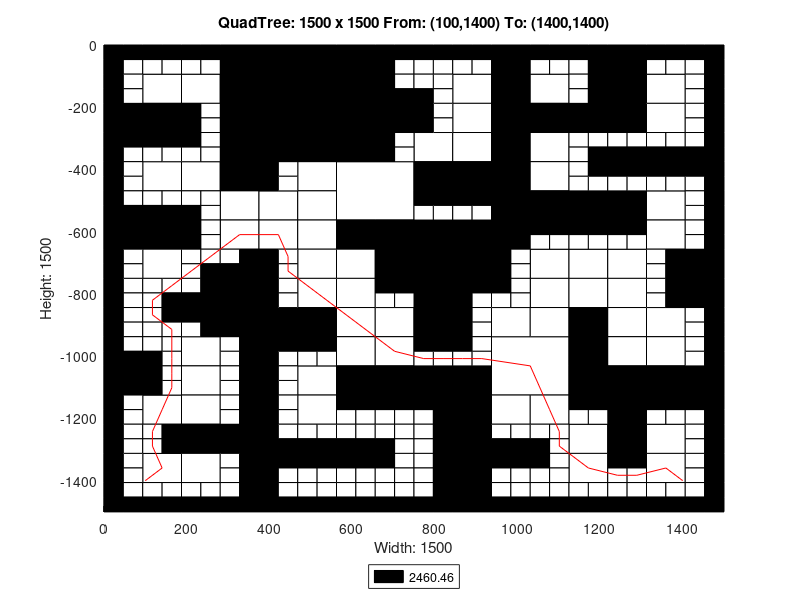

MATLAB code for this plot:
axis([0 1500 -1500 0]);
title('QuadTree: 1500 x 1500 From: (100,1400) To: (1400,1400)');
xlabel('Width: 1500');
ylabel('Height: 1500');
rectangle('Position',[375 -187.5 187.5 187.5], 'FaceColor',[0 0 0]);
rectangle('Position',[375 -375 187.5 187.5], 'FaceColor',[0 0 0]);
rectangle('Position',[562.5 -562.5 187.5 187.5], 'FaceColor',[1 1 1]);
rectangle('Position',[750 -750 187.5 187.5], 'FaceColor',[0 0 0]);
rectangle('Position',[937.5 -1125 187.5 187.5], 'FaceColor',[1 1 1]);
rectangle('Position',[93.75 -187.5 93.75 93.75], 'FaceColor',[1 1 1]);
rectangle('Position',[281.25 -93.75 93.75 93.75], 'FaceColor',[0 0 0]);
rectangle('Position',[187.5 -187.5 93.75 93.75], 'FaceColor',[1 1 1]);
rectangle('Position',[281.25 -187.5 93.75 93.75], 'FaceColor',[0 0 0]);
rectangle('Position',[0 -281.25 93.75 93.75], 'FaceColor',[0 0 0]);
rectangle('Position',[93.75 -281.25 93.75 93.75], 'FaceColor',[0 0 0]);
rectangle('Position',[281.25 -281.25 93.75 93.75], 'FaceColor',[0 0 0]);
rectangle('Position',[281.25 -375 93.75 93.75], 'FaceColor',[0 0 0]);
rectangle('Position',[562.5 -93.75 93.75 93.75], 'FaceColor',[0 0 0]);
rectangle('Position',[562.5 -187.5 93.75 93.75], 'FaceColor',[0 0 0]);
rectangle('Position',[562.5 -281.25 93.75 93.75], 'FaceColor',[0 0 0]);
rectangle('Position',[656.25 -281.25 93.75 93.75], 'FaceColor',[0 0 0]);
rectangle('Position',[562.5 -375 93.75 93.75], 'FaceColor',[0 0 0]);
rectangle('Position',[93.75 -468.75 93.75 93.75], 'FaceColor',[1 1 1]);
rectangle('Position',[187.5 -468.75 93.75 93.75], 'FaceColor',[1 1 1]);
rectangle('Position',[281.25 -468.75 93.75 93.75], 'FaceColor',[0 0 0]);
rectangle('Position',[281.25 -562.5 93.75 93.75], 'FaceColor',[1 1 1]);
rectangle('Position',[0 -656.25 93.75 93.75], 'FaceColor',[0 0 0]);
rectangle('Position',[93.75 -656.25 93.75 93.75], 'FaceColor',[0 0 0]);
rectangle('Position',[93.75 -750 93.75 93.75], 'FaceColor',[1 1 1]);
rectangle('Position',[281.25 -656.25 93.75 93.75], 'FaceColor',[1 1 1]);
rectangle('Position',[468.75 -468.75 93.75 93.75], 'FaceColor',[1 1 1]);
rectangle('Position',[375 -562.5 93.75 93.75], 'FaceColor',[1 1 1]);
rectangle('Position',[468.75 -562.5 93.75 93.75], 'FaceColor',[1 1 1]);
rectangle('Position',[375 -656.25 93.75 93.75], 'FaceColor',[1 1 1]);
rectangle('Position',[468.75 -656.25 93.75 93.75], 'FaceColor',[1 1 1]);
rectangle('Position',[468.75 -750 93.75 93.75], 'FaceColor',[1 1 1]);
rectangle('Position',[562.5 -656.25 93.75 93.75], 'FaceColor',[0 0 0]);
rectangle('Position',[656.25 -656.25 93.75 93.75], 'FaceColor',[0 0 0]);
rectangle('Position',[562.5 -750 93.75 93.75], 'FaceColor',[1 1 1]);
rectangle('Position',[656.25 -750 93.75 93.75], 'FaceColor',[0 0 0]);
rectangle('Position',[843.75 -187.5 93.75 93.75], 'FaceColor',[1 1 1]);
rectangle('Position',[937.5 -93.75 93.75 93.75], 'FaceColor',[0 0 0]);
rectangle('Position',[937.5 -187.5 93.75 93.75], 'FaceColor',[0 0 0]);
rectangle('Position',[1031.25 -187.5 93.75 93.75], 'FaceColor',[1 1 1]);
rectangle('Position',[843.75 -281.25 93.75 93.75], 'FaceColor',[1 1 1]);
rectangle('Position',[750 -375 93.75 93.75], 'FaceColor',[1 1 1]);
rectangle('Position',[843.75 -375 93.75 93.75], 'FaceColor',[1 1 1]);
rectangle('Position',[937.5 -281.25 93.75 93.75], 'FaceColor',[0 0 0]);
rectangle('Position',[1031.25 -281.25 93.75 93.75], 'FaceColor',[0 0 0]);
rectangle('Position',[937.5 -375 93.75 93.75], 'FaceColor',[0 0 0]);
rectangle('Position',[1031.25 -375 93.75 93.75], 'FaceColor',[1 1 1]);
rectangle('Position',[1218.75 -93.75 93.75 93.75], 'FaceColor',[0 0 0]);
rectangle('Position',[1218.75 -187.5 93.75 93.75], 'FaceColor',[0 0 0]);
rectangle('Position',[1312.5 -187.5 93.75 93.75], 'FaceColor',[1 1 1]);
rectangle('Position',[1125 -281.25 93.75 93.75], 'FaceColor',[0 0 0]);
rectangle('Position',[1218.75 -281.25 93.75 93.75], 'FaceColor',[0 0 0]);
rectangle('Position',[1312.5 -281.25 93.75 93.75], 'FaceColor',[1 1 1]);
rectangle('Position',[750 -468.75 93.75 93.75], 'FaceColor',[0 0 0]);
rectangle('Position',[843.75 -468.75 93.75 93.75], 'FaceColor',[0 0 0]);
rectangle('Position',[937.5 -468.75 93.75 93.75], 'FaceColor',[0 0 0]);
rectangle('Position',[1031.25 -468.75 93.75 93.75], 'FaceColor',[1 1 1]);
rectangle('Position',[937.5 -562.5 93.75 93.75], 'FaceColor',[0 0 0]);
rectangle('Position',[1031.25 -562.5 93.75 93.75], 'FaceColor',[0 0 0]);
rectangle('Position',[937.5 -656.25 93.75 93.75], 'FaceColor',[0 0 0]);
rectangle('Position',[1031.25 -750 93.75 93.75], 'FaceColor',[1 1 1]);
rectangle('Position',[1125 -562.5 93.75 93.75], 'FaceColor',[0 0 0]);
rectangle('Position',[1218.75 -562.5 93.75 93.75], 'FaceColor',[0 0 0]);
rectangle('Position',[1312.5 -562.5 93.75 93.75], 'FaceColor',[1 1 1]);
rectangle('Position',[1125 -750 93.75 93.75], 'FaceColor',[1 1 1]);
rectangle('Position',[1218.75 -750 93.75 93.75], 'FaceColor',[1 1 1]);
rectangle('Position',[1312.5 -656.25 93.75 93.75], 'FaceColor',[1 1 1]);
rectangle('Position',[1406.25 -750 93.75 93.75], 'FaceColor',[0 0 0]);
rectangle('Position',[281.25 -843.75 93.75 93.75], 'FaceColor',[0 0 0]);
rectangle('Position',[281.25 -937.5 93.75 93.75], 'FaceColor',[0 0 0]);
rectangle('Position',[0 -1125 93.75 93.75], 'FaceColor',[0 0 0]);
rectangle('Position',[187.5 -1031.25 93.75 93.75], 'FaceColor',[1 1 1]);
rectangle('Position',[187.5 -1125 93.75 93.75], 'FaceColor',[1 1 1]);
rectangle('Position',[468.75 -843.75 93.75 93.75], 'FaceColor',[1 1 1]);
rectangle('Position',[375 -937.5 93.75 93.75], 'FaceColor',[0 0 0]);
rectangle('Position',[468.75 -937.5 93.75 93.75], 'FaceColor',[0 0 0]);
rectangle('Position',[562.5 -843.75 93.75 93.75], 'FaceColor',[1 1 1]);
rectangle('Position',[562.5 -937.5 93.75 93.75], 'FaceColor',[1 1 1]);
rectangle('Position',[656.25 -937.5 93.75 93.75], 'FaceColor',[1 1 1]);
rectangle('Position',[468.75 -1125 93.75 93.75], 'FaceColor',[1 1 1]);
rectangle('Position',[562.5 -1031.25 93.75 93.75], 'FaceColor',[1 1 1]);
rectangle('Position',[656.25 -1031.25 93.75 93.75], 'FaceColor',[1 1 1]);
rectangle('Position',[562.5 -1125 93.75 93.75], 'FaceColor',[0 0 0]);
rectangle('Position',[656.25 -1125 93.75 93.75], 'FaceColor',[0 0 0]);
rectangle('Position',[93.75 -1218.75 93.75 93.75], 'FaceColor',[1 1 1]);
rectangle('Position',[187.5 -1218.75 93.75 93.75], 'FaceColor',[1 1 1]);
rectangle('Position',[187.5 -1312.5 93.75 93.75], 'FaceColor',[0 0 0]);
rectangle('Position',[281.25 -1312.5 93.75 93.75], 'FaceColor',[0 0 0]);
rectangle('Position',[93.75 -1406.25 93.75 93.75], 'FaceColor',[1 1 1]);
rectangle('Position',[187.5 -1406.25 93.75 93.75], 'FaceColor',[1 1 1]);
rectangle('Position',[468.75 -1218.75 93.75 93.75], 'FaceColor',[1 1 1]);
rectangle('Position',[750 -843.75 93.75 93.75], 'FaceColor',[0 0 0]);
rectangle('Position',[750 -937.5 93.75 93.75], 'FaceColor',[0 0 0]);
rectangle('Position',[1031.25 -843.75 93.75 93.75], 'FaceColor',[1 1 1]);
rectangle('Position',[937.5 -937.5 93.75 93.75], 'FaceColor',[1 1 1]);
rectangle('Position',[1031.25 -937.5 93.75 93.75], 'FaceColor',[1 1 1]);
rectangle('Position',[750 -1125 93.75 93.75], 'FaceColor',[0 0 0]);
rectangle('Position',[843.75 -1125 93.75 93.75], 'FaceColor',[0 0 0]);
rectangle('Position',[1125 -843.75 93.75 93.75], 'FaceColor',[1 1 1]);
rectangle('Position',[1218.75 -843.75 93.75 93.75], 'FaceColor',[1 1 1]);
rectangle('Position',[1125 -937.5 93.75 93.75], 'FaceColor',[0 0 0]);
rectangle('Position',[1218.75 -937.5 93.75 93.75], 'FaceColor',[1 1 1]);
rectangle('Position',[1406.25 -843.75 93.75 93.75], 'FaceColor',[0 0 0]);
rectangle('Position',[1312.5 -937.5 93.75 93.75], 'FaceColor',[1 1 1]);
rectangle('Position',[1125 -1031.25 93.75 93.75], 'FaceColor',[0 0 0]);
rectangle('Position',[1218.75 -1031.25 93.75 93.75], 'FaceColor',[1 1 1]);
rectangle('Position',[1125 -1125 93.75 93.75], 'FaceColor',[0 0 0]);
rectangle('Position',[1218.75 -1125 93.75 93.75], 'FaceColor',[0 0 0]);
rectangle('Position',[1312.5 -1031.25 93.75 93.75], 'FaceColor',[1 1 1]);
rectangle('Position',[1312.5 -1125 93.75 93.75], 'FaceColor',[0 0 0]);
rectangle('Position',[1406.25 -1125 93.75 93.75], 'FaceColor',[0 0 0]);
rectangle('Position',[843.75 -1218.75 93.75 93.75], 'FaceColor',[0 0 0]);
rectangle('Position',[843.75 -1312.5 93.75 93.75], 'FaceColor',[0 0 0]);
rectangle('Position',[937.5 -1218.75 93.75 93.75], 'FaceColor',[1 1 1]);
rectangle('Position',[1031.25 -1218.75 93.75 93.75], 'FaceColor',[1 1 1]);
rectangle('Position',[843.75 -1406.25 93.75 93.75], 'FaceColor',[0 0 0]);
rectangle('Position',[843.75 -1500 93.75 93.75], 'FaceColor',[0 0 0]);
rectangle('Position',[1218.75 -1218.75 93.75 93.75], 'FaceColor',[0 0 0]);
rectangle('Position',[1125 -1312.5 93.75 93.75], 'FaceColor',[1 1 1]);
rectangle('Position',[1218.75 -1312.5 93.75 93.75], 'FaceColor',[0 0 0]);
rectangle('Position',[1312.5 -1312.5 93.75 93.75], 'FaceColor',[1 1 1]);
rectangle('Position',[1125 -1406.25 93.75 93.75], 'FaceColor',[1 1 1]);
rectangle('Position',[1312.5 -1406.25 93.75 93.75], 'FaceColor',[1 1 1]);
rectangle('Position',[0 -46.875 46.875 46.875], 'FaceColor',[0 0 0]);
rectangle('Position',[46.875 -46.875 46.875 46.875], 'FaceColor',[0 0 0]);
rectangle('Position',[0 -93.75 46.875 46.875], 'FaceColor',[0 0 0]);
rectangle('Position',[46.875 -93.75 46.875 46.875], 'FaceColor',[1 1 1]);
rectangle('Position',[93.75 -46.875 46.875 46.875], 'FaceColor',[0 0 0]);
rectangle('Position',[140.625 -46.875 46.875 46.875], 'FaceColor',[0 0 0]);
rectangle('Position',[93.75 -93.75 46.875 46.875], 'FaceColor',[1 1 1]);
rectangle('Position',[140.625 -93.75 46.875 46.875], 'FaceColor',[1 1 1]);
rectangle('Position',[0 -140.625 46.875 46.875], 'FaceColor',[0 0 0]);
rectangle('Position',[46.875 -140.625 46.875 46.875], 'FaceColor',[1 1 1]);
rectangle('Position',[0 -187.5 46.875 46.875], 'FaceColor',[0 0 0]);
rectangle('Position',[46.875 -187.5 46.875 46.875], 'FaceColor',[1 1 1]);
rectangle('Position',[187.5 -46.875 46.875 46.875], 'FaceColor',[0 0 0]);
rectangle('Position',[234.375 -46.875 46.875 46.875], 'FaceColor',[0 0 0]);
rectangle('Position',[187.5 -93.75 46.875 46.875], 'FaceColor',[1 1 1]);
rectangle('Position',[234.375 -93.75 46.875 46.875], 'FaceColor',[1 1 1]);
rectangle('Position',[0 -328.125 46.875 46.875], 'FaceColor',[0 0 0]);
rectangle('Position',[46.875 -328.125 46.875 46.875], 'FaceColor',[0 0 0]);
rectangle('Position',[0 -375 46.875 46.875], 'FaceColor',[0 0 0]);
rectangle('Position',[46.875 -375 46.875 46.875], 'FaceColor',[1 1 1]);
rectangle('Position',[93.75 -328.125 46.875 46.875], 'FaceColor',[0 0 0]);
rectangle('Position',[140.625 -328.125 46.875 46.875], 'FaceColor',[0 0 0]);
rectangle('Position',[93.75 -375 46.875 46.875], 'FaceColor',[1 1 1]);
rectangle('Position',[140.625 -375 46.875 46.875], 'FaceColor',[1 1 1]);
rectangle('Position',[187.5 -234.375 46.875 46.875], 'FaceColor',[0 0 0]);
rectangle('Position',[234.375 -234.375 46.875 46.875], 'FaceColor',[1 1 1]);
rectangle('Position',[187.5 -281.25 46.875 46.875], 'FaceColor',[0 0 0]);
rectangle('Position',[234.375 -281.25 46.875 46.875], 'FaceColor',[1 1 1]);
rectangle('Position',[187.5 -328.125 46.875 46.875], 'FaceColor',[0 0 0]);
rectangle('Position',[234.375 -328.125 46.875 46.875], 'FaceColor',[1 1 1]);
rectangle('Position',[187.5 -375 46.875 46.875], 'FaceColor',[1 1 1]);
rectangle('Position',[234.375 -375 46.875 46.875], 'FaceColor',[1 1 1]);
rectangle('Position',[656.25 -46.875 46.875 46.875], 'FaceColor',[0 0 0]);
rectangle('Position',[703.125 -46.875 46.875 46.875], 'FaceColor',[0 0 0]);
rectangle('Position',[656.25 -93.75 46.875 46.875], 'FaceColor',[0 0 0]);
rectangle('Position',[703.125 -93.75 46.875 46.875], 'FaceColor',[1 1 1]);
rectangle('Position',[656.25 -140.625 46.875 46.875], 'FaceColor',[0 0 0]);
rectangle('Position',[703.125 -140.625 46.875 46.875], 'FaceColor',[1 1 1]);
rectangle('Position',[656.25 -187.5 46.875 46.875], 'FaceColor',[0 0 0]);
rectangle('Position',[703.125 -187.5 46.875 46.875], 'FaceColor',[0 0 0]);
rectangle('Position',[656.25 -328.125 46.875 46.875], 'FaceColor',[0 0 0]);
rectangle('Position',[703.125 -328.125 46.875 46.875], 'FaceColor',[1 1 1]);
rectangle('Position',[656.25 -375 46.875 46.875], 'FaceColor',[0 0 0]);
rectangle('Position',[703.125 -375 46.875 46.875], 'FaceColor',[1 1 1]);
rectangle('Position',[0 -421.875 46.875 46.875], 'FaceColor',[0 0 0]);
rectangle('Position',[46.875 -421.875 46.875 46.875], 'FaceColor',[1 1 1]);
rectangle('Position',[0 -468.75 46.875 46.875], 'FaceColor',[0 0 0]);
rectangle('Position',[46.875 -468.75 46.875 46.875], 'FaceColor',[1 1 1]);
rectangle('Position',[0 -515.625 46.875 46.875], 'FaceColor',[0 0 0]);
rectangle('Position',[46.875 -515.625 46.875 46.875], 'FaceColor',[1 1 1]);
rectangle('Position',[0 -562.5 46.875 46.875], 'FaceColor',[0 0 0]);
rectangle('Position',[46.875 -562.5 46.875 46.875], 'FaceColor',[0 0 0]);
rectangle('Position',[93.75 -515.625 46.875 46.875], 'FaceColor',[1 1 1]);
rectangle('Position',[140.625 -515.625 46.875 46.875], 'FaceColor',[1 1 1]);
rectangle('Position',[93.75 -562.5 46.875 46.875], 'FaceColor',[0 0 0]);
rectangle('Position',[140.625 -562.5 46.875 46.875], 'FaceColor',[0 0 0]);
rectangle('Position',[187.5 -515.625 46.875 46.875], 'FaceColor',[1 1 1]);
rectangle('Position',[234.375 -515.625 46.875 46.875], 'FaceColor',[1 1 1]);
rectangle('Position',[187.5 -562.5 46.875 46.875], 'FaceColor',[0 0 0]);
rectangle('Position',[234.375 -562.5 46.875 46.875], 'FaceColor',[1 1 1]);
rectangle('Position',[0 -703.125 46.875 46.875], 'FaceColor',[0 0 0]);
rectangle('Position',[46.875 -703.125 46.875 46.875], 'FaceColor',[1 1 1]);
rectangle('Position',[0 -750 46.875 46.875], 'FaceColor',[0 0 0]);
rectangle('Position',[46.875 -750 46.875 46.875], 'FaceColor',[1 1 1]);
rectangle('Position',[187.5 -609.375 46.875 46.875], 'FaceColor',[0 0 0]);
rectangle('Position',[234.375 -609.375 46.875 46.875], 'FaceColor',[1 1 1]);
rectangle('Position',[187.5 -656.25 46.875 46.875], 'FaceColor',[0 0 0]);
rectangle('Position',[234.375 -656.25 46.875 46.875], 'FaceColor',[1 1 1]);
rectangle('Position',[187.5 -703.125 46.875 46.875], 'FaceColor',[1 1 1]);
rectangle('Position',[234.375 -703.125 46.875 46.875], 'FaceColor',[1 1 1]);
rectangle('Position',[187.5 -750 46.875 46.875], 'FaceColor',[1 1 1]);
rectangle('Position',[234.375 -750 46.875 46.875], 'FaceColor',[0 0 0]);
rectangle('Position',[281.25 -703.125 46.875 46.875], 'FaceColor',[1 1 1]);
rectangle('Position',[328.125 -703.125 46.875 46.875], 'FaceColor',[0 0 0]);
rectangle('Position',[281.25 -750 46.875 46.875], 'FaceColor',[0 0 0]);
rectangle('Position',[328.125 -750 46.875 46.875], 'FaceColor',[0 0 0]);
rectangle('Position',[375 -421.875 46.875 46.875], 'FaceColor',[0 0 0]);
rectangle('Position',[421.875 -421.875 46.875 46.875], 'FaceColor',[1 1 1]);
rectangle('Position',[375 -468.75 46.875 46.875], 'FaceColor',[0 0 0]);
rectangle('Position',[421.875 -468.75 46.875 46.875], 'FaceColor',[1 1 1]);
rectangle('Position',[375 -703.125 46.875 46.875], 'FaceColor',[0 0 0]);
rectangle('Position',[421.875 -703.125 46.875 46.875], 'FaceColor',[1 1 1]);
rectangle('Position',[375 -750 46.875 46.875], 'FaceColor',[0 0 0]);
rectangle('Position',[421.875 -750 46.875 46.875], 'FaceColor',[1 1 1]);
rectangle('Position',[750 -46.875 46.875 46.875], 'FaceColor',[0 0 0]);
rectangle('Position',[796.875 -46.875 46.875 46.875], 'FaceColor',[0 0 0]);
rectangle('Position',[750 -93.75 46.875 46.875], 'FaceColor',[1 1 1]);
rectangle('Position',[796.875 -93.75 46.875 46.875], 'FaceColor',[1 1 1]);
rectangle('Position',[843.75 -46.875 46.875 46.875], 'FaceColor',[0 0 0]);
rectangle('Position',[890.625 -46.875 46.875 46.875], 'FaceColor',[0 0 0]);
rectangle('Position',[843.75 -93.75 46.875 46.875], 'FaceColor',[1 1 1]);
rectangle('Position',[890.625 -93.75 46.875 46.875], 'FaceColor',[1 1 1]);
rectangle('Position',[750 -140.625 46.875 46.875], 'FaceColor',[1 1 1]);
rectangle('Position',[796.875 -140.625 46.875 46.875], 'FaceColor',[1 1 1]);
rectangle('Position',[750 -187.5 46.875 46.875], 'FaceColor',[0 0 0]);
rectangle('Position',[796.875 -187.5 46.875 46.875], 'FaceColor',[1 1 1]);
rectangle('Position',[1031.25 -46.875 46.875 46.875], 'FaceColor',[0 0 0]);
rectangle('Position',[1078.12 -46.875 46.875 46.875], 'FaceColor',[0 0 0]);
rectangle('Position',[1031.25 -93.75 46.875 46.875], 'FaceColor',[1 1 1]);
rectangle('Position',[1078.12 -93.75 46.875 46.875], 'FaceColor',[1 1 1]);
rectangle('Position',[750 -234.375 46.875 46.875], 'FaceColor',[0 0 0]);
rectangle('Position',[796.875 -234.375 46.875 46.875], 'FaceColor',[1 1 1]);
rectangle('Position',[750 -281.25 46.875 46.875], 'FaceColor',[0 0 0]);
rectangle('Position',[796.875 -281.25 46.875 46.875], 'FaceColor',[1 1 1]);
rectangle('Position',[1125 -46.875 46.875 46.875], 'FaceColor',[0 0 0]);
rectangle('Position',[1171.88 -46.875 46.875 46.875], 'FaceColor',[0 0 0]);
rectangle('Position',[1125 -93.75 46.875 46.875], 'FaceColor',[1 1 1]);
rectangle('Position',[1171.88 -93.75 46.875 46.875], 'FaceColor',[0 0 0]);
rectangle('Position',[1125 -140.625 46.875 46.875], 'FaceColor',[1 1 1]);
rectangle('Position',[1171.88 -140.625 46.875 46.875], 'FaceColor',[0 0 0]);
rectangle('Position',[1125 -187.5 46.875 46.875], 'FaceColor',[1 1 1]);
rectangle('Position',[1171.88 -187.5 46.875 46.875], 'FaceColor',[0 0 0]);
rectangle('Position',[1312.5 -46.875 46.875 46.875], 'FaceColor',[0 0 0]);
rectangle('Position',[1359.38 -46.875 46.875 46.875], 'FaceColor',[0 0 0]);
rectangle('Position',[1312.5 -93.75 46.875 46.875], 'FaceColor',[1 1 1]);
rectangle('Position',[1359.38 -93.75 46.875 46.875], 'FaceColor',[1 1 1]);
rectangle('Position',[1406.25 -46.875 46.875 46.875], 'FaceColor',[0 0 0]);
rectangle('Position',[1453.12 -46.875 46.875 46.875], 'FaceColor',[0 0 0]);
rectangle('Position',[1406.25 -93.75 46.875 46.875], 'FaceColor',[1 1 1]);
rectangle('Position',[1453.12 -93.75 46.875 46.875], 'FaceColor',[0 0 0]);
rectangle('Position',[1406.25 -140.625 46.875 46.875], 'FaceColor',[1 1 1]);
rectangle('Position',[1453.12 -140.625 46.875 46.875], 'FaceColor',[0 0 0]);
rectangle('Position',[1406.25 -187.5 46.875 46.875], 'FaceColor',[1 1 1]);
rectangle('Position',[1453.12 -187.5 46.875 46.875], 'FaceColor',[0 0 0]);
rectangle('Position',[1125 -328.125 46.875 46.875], 'FaceColor',[1 1 1]);
rectangle('Position',[1171.88 -328.125 46.875 46.875], 'FaceColor',[1 1 1]);
rectangle('Position',[1125 -375 46.875 46.875], 'FaceColor',[1 1 1]);
rectangle('Position',[1171.88 -375 46.875 46.875], 'FaceColor',[0 0 0]);
rectangle('Position',[1218.75 -328.125 46.875 46.875], 'FaceColor',[1 1 1]);
rectangle('Position',[1265.62 -328.125 46.875 46.875], 'FaceColor',[1 1 1]);
rectangle('Position',[1218.75 -375 46.875 46.875], 'FaceColor',[0 0 0]);
rectangle('Position',[1265.62 -375 46.875 46.875], 'FaceColor',[0 0 0]);
rectangle('Position',[1406.25 -234.375 46.875 46.875], 'FaceColor',[1 1 1]);
rectangle('Position',[1453.12 -234.375 46.875 46.875], 'FaceColor',[0 0 0]);
rectangle('Position',[1406.25 -281.25 46.875 46.875], 'FaceColor',[1 1 1]);
rectangle('Position',[1453.12 -281.25 46.875 46.875], 'FaceColor',[0 0 0]);
rectangle('Position',[1312.5 -328.125 46.875 46.875], 'FaceColor',[1 1 1]);
rectangle('Position',[1359.38 -328.125 46.875 46.875], 'FaceColor',[1 1 1]);
rectangle('Position',[1312.5 -375 46.875 46.875], 'FaceColor',[0 0 0]);
rectangle('Position',[1359.38 -375 46.875 46.875], 'FaceColor',[0 0 0]);
rectangle('Position',[1406.25 -328.125 46.875 46.875], 'FaceColor',[1 1 1]);
rectangle('Position',[1453.12 -328.125 46.875 46.875], 'FaceColor',[0 0 0]);
rectangle('Position',[1406.25 -375 46.875 46.875], 'FaceColor',[0 0 0]);
rectangle('Position',[1453.12 -375 46.875 46.875], 'FaceColor',[0 0 0]);
rectangle('Position',[750 -515.625 46.875 46.875], 'FaceColor',[0 0 0]);
rectangle('Position',[796.875 -515.625 46.875 46.875], 'FaceColor',[0 0 0]);
rectangle('Position',[750 -562.5 46.875 46.875], 'FaceColor',[1 1 1]);
rectangle('Position',[796.875 -562.5 46.875 46.875], 'FaceColor',[1 1 1]);
rectangle('Position',[843.75 -515.625 46.875 46.875], 'FaceColor',[0 0 0]);
rectangle('Position',[890.625 -515.625 46.875 46.875], 'FaceColor',[0 0 0]);
rectangle('Position',[843.75 -562.5 46.875 46.875], 'FaceColor',[1 1 1]);
rectangle('Position',[890.625 -562.5 46.875 46.875], 'FaceColor',[1 1 1]);
rectangle('Position',[1031.25 -609.375 46.875 46.875], 'FaceColor',[0 0 0]);
rectangle('Position',[1078.12 -609.375 46.875 46.875], 'FaceColor',[0 0 0]);
rectangle('Position',[1031.25 -656.25 46.875 46.875], 'FaceColor',[1 1 1]);
rectangle('Position',[1078.12 -656.25 46.875 46.875], 'FaceColor',[1 1 1]);
rectangle('Position',[937.5 -703.125 46.875 46.875], 'FaceColor',[0 0 0]);
rectangle('Position',[984.375 -703.125 46.875 46.875], 'FaceColor',[1 1 1]);
rectangle('Position',[937.5 -750 46.875 46.875], 'FaceColor',[0 0 0]);
rectangle('Position',[984.375 -750 46.875 46.875], 'FaceColor',[1 1 1]);
rectangle('Position',[1125 -421.875 46.875 46.875], 'FaceColor',[1 1 1]);
rectangle('Position',[1171.88 -421.875 46.875 46.875], 'FaceColor',[0 0 0]);
rectangle('Position',[1125 -468.75 46.875 46.875], 'FaceColor',[1 1 1]);
rectangle('Position',[1171.88 -468.75 46.875 46.875], 'FaceColor',[1 1 1]);
rectangle('Position',[1218.75 -421.875 46.875 46.875], 'FaceColor',[0 0 0]);
rectangle('Position',[1265.62 -421.875 46.875 46.875], 'FaceColor',[0 0 0]);
rectangle('Position',[1218.75 -468.75 46.875 46.875], 'FaceColor',[1 1 1]);
rectangle('Position',[1265.62 -468.75 46.875 46.875], 'FaceColor',[1 1 1]);
rectangle('Position',[1312.5 -421.875 46.875 46.875], 'FaceColor',[0 0 0]);
rectangle('Position',[1359.38 -421.875 46.875 46.875], 'FaceColor',[0 0 0]);
rectangle('Position',[1312.5 -468.75 46.875 46.875], 'FaceColor',[1 1 1]);
rectangle('Position',[1359.38 -468.75 46.875 46.875], 'FaceColor',[1 1 1]);
rectangle('Position',[1406.25 -421.875 46.875 46.875], 'FaceColor',[0 0 0]);
rectangle('Position',[1453.12 -421.875 46.875 46.875], 'FaceColor',[0 0 0]);
rectangle('Position',[1406.25 -468.75 46.875 46.875], 'FaceColor',[1 1 1]);
rectangle('Position',[1453.12 -468.75 46.875 46.875], 'FaceColor',[0 0 0]);
rectangle('Position',[1406.25 -515.625 46.875 46.875], 'FaceColor',[1 1 1]);
rectangle('Position',[1453.12 -515.625 46.875 46.875], 'FaceColor',[0 0 0]);
rectangle('Position',[1406.25 -562.5 46.875 46.875], 'FaceColor',[1 1 1]);
rectangle('Position',[1453.12 -562.5 46.875 46.875], 'FaceColor',[0 0 0]);
rectangle('Position',[1125 -609.375 46.875 46.875], 'FaceColor',[0 0 0]);
rectangle('Position',[1171.88 -609.375 46.875 46.875], 'FaceColor',[0 0 0]);
rectangle('Position',[1125 -656.25 46.875 46.875], 'FaceColor',[1 1 1]);
rectangle('Position',[1171.88 -656.25 46.875 46.875], 'FaceColor',[1 1 1]);
rectangle('Position',[1218.75 -609.375 46.875 46.875], 'FaceColor',[0 0 0]);
rectangle('Position',[1265.62 -609.375 46.875 46.875], 'FaceColor',[0 0 0]);
rectangle('Position',[1218.75 -656.25 46.875 46.875], 'FaceColor',[1 1 1]);
rectangle('Position',[1265.62 -656.25 46.875 46.875], 'FaceColor',[1 1 1]);
rectangle('Position',[1406.25 -609.375 46.875 46.875], 'FaceColor',[1 1 1]);
rectangle('Position',[1453.12 -609.375 46.875 46.875], 'FaceColor',[0 0 0]);
rectangle('Position',[1406.25 -656.25 46.875 46.875], 'FaceColor',[1 1 1]);
rectangle('Position',[1453.12 -656.25 46.875 46.875], 'FaceColor',[0 0 0]);
rectangle('Position',[1312.5 -703.125 46.875 46.875], 'FaceColor',[1 1 1]);
rectangle('Position',[1359.38 -703.125 46.875 46.875], 'FaceColor',[0 0 0]);
rectangle('Position',[1312.5 -750 46.875 46.875], 'FaceColor',[1 1 1]);
rectangle('Position',[1359.38 -750 46.875 46.875], 'FaceColor',[0 0 0]);
rectangle('Position',[0 -796.875 46.875 46.875], 'FaceColor',[0 0 0]);
rectangle('Position',[46.875 -796.875 46.875 46.875], 'FaceColor',[1 1 1]);
rectangle('Position',[0 -843.75 46.875 46.875], 'FaceColor',[0 0 0]);
rectangle('Position',[46.875 -843.75 46.875 46.875], 'FaceColor',[1 1 1]);
rectangle('Position',[93.75 -796.875 46.875 46.875], 'FaceColor',[1 1 1]);
rectangle('Position',[140.625 -796.875 46.875 46.875], 'FaceColor',[1 1 1]);
rectangle('Position',[93.75 -843.75 46.875 46.875], 'FaceColor',[1 1 1]);
rectangle('Position',[140.625 -843.75 46.875 46.875], 'FaceColor',[0 0 0]);
rectangle('Position',[0 -890.625 46.875 46.875], 'FaceColor',[0 0 0]);
rectangle('Position',[46.875 -890.625 46.875 46.875], 'FaceColor',[1 1 1]);
rectangle('Position',[0 -937.5 46.875 46.875], 'FaceColor',[0 0 0]);
rectangle('Position',[46.875 -937.5 46.875 46.875], 'FaceColor',[1 1 1]);
rectangle('Position',[93.75 -890.625 46.875 46.875], 'FaceColor',[1 1 1]);
rectangle('Position',[140.625 -890.625 46.875 46.875], 'FaceColor',[0 0 0]);
rectangle('Position',[93.75 -937.5 46.875 46.875], 'FaceColor',[1 1 1]);
rectangle('Position',[140.625 -937.5 46.875 46.875], 'FaceColor',[1 1 1]);
rectangle('Position',[187.5 -796.875 46.875 46.875], 'FaceColor',[1 1 1]);
rectangle('Position',[234.375 -796.875 46.875 46.875], 'FaceColor',[0 0 0]);
rectangle('Position',[187.5 -843.75 46.875 46.875], 'FaceColor',[0 0 0]);
rectangle('Position',[234.375 -843.75 46.875 46.875], 'FaceColor',[0 0 0]);
rectangle('Position',[187.5 -890.625 46.875 46.875], 'FaceColor',[0 0 0]);
rectangle('Position',[234.375 -890.625 46.875 46.875], 'FaceColor',[0 0 0]);
rectangle('Position',[187.5 -937.5 46.875 46.875], 'FaceColor',[1 1 1]);
rectangle('Position',[234.375 -937.5 46.875 46.875], 'FaceColor',[0 0 0]);
rectangle('Position',[0 -984.375 46.875 46.875], 'FaceColor',[0 0 0]);
rectangle('Position',[46.875 -984.375 46.875 46.875], 'FaceColor',[1 1 1]);
rectangle('Position',[0 -1031.25 46.875 46.875], 'FaceColor',[0 0 0]);
rectangle('Position',[46.875 -1031.25 46.875 46.875], 'FaceColor',[0 0 0]);
rectangle('Position',[93.75 -984.375 46.875 46.875], 'FaceColor',[1 1 1]);
rectangle('Position',[140.625 -984.375 46.875 46.875], 'FaceColor',[1 1 1]);
rectangle('Position',[93.75 -1031.25 46.875 46.875], 'FaceColor',[0 0 0]);
rectangle('Position',[140.625 -1031.25 46.875 46.875], 'FaceColor',[1 1 1]);
rectangle('Position',[93.75 -1078.12 46.875 46.875], 'FaceColor',[0 0 0]);
rectangle('Position',[140.625 -1078.12 46.875 46.875], 'FaceColor',[1 1 1]);
rectangle('Position',[93.75 -1125 46.875 46.875], 'FaceColor',[0 0 0]);
rectangle('Position',[140.625 -1125 46.875 46.875], 'FaceColor',[1 1 1]);
rectangle('Position',[281.25 -984.375 46.875 46.875], 'FaceColor',[1 1 1]);
rectangle('Position',[328.125 -984.375 46.875 46.875], 'FaceColor',[0 0 0]);
rectangle('Position',[281.25 -1031.25 46.875 46.875], 'FaceColor',[1 1 1]);
rectangle('Position',[328.125 -1031.25 46.875 46.875], 'FaceColor',[0 0 0]);
rectangle('Position',[281.25 -1078.12 46.875 46.875], 'FaceColor',[1 1 1]);
rectangle('Position',[328.125 -1078.12 46.875 46.875], 'FaceColor',[0 0 0]);
rectangle('Position',[281.25 -1125 46.875 46.875], 'FaceColor',[1 1 1]);
rectangle('Position',[328.125 -1125 46.875 46.875], 'FaceColor',[0 0 0]);
rectangle('Position',[375 -796.875 46.875 46.875], 'FaceColor',[0 0 0]);
rectangle('Position',[421.875 -796.875 46.875 46.875], 'FaceColor',[1 1 1]);
rectangle('Position',[375 -843.75 46.875 46.875], 'FaceColor',[0 0 0]);
rectangle('Position',[421.875 -843.75 46.875 46.875], 'FaceColor',[1 1 1]);
rectangle('Position',[656.25 -796.875 46.875 46.875], 'FaceColor',[0 0 0]);
rectangle('Position',[703.125 -796.875 46.875 46.875], 'FaceColor',[0 0 0]);
rectangle('Position',[656.25 -843.75 46.875 46.875], 'FaceColor',[1 1 1]);
rectangle('Position',[703.125 -843.75 46.875 46.875], 'FaceColor',[1 1 1]);
rectangle('Position',[375 -984.375 46.875 46.875], 'FaceColor',[0 0 0]);
rectangle('Position',[421.875 -984.375 46.875 46.875], 'FaceColor',[0 0 0]);
rectangle('Position',[375 -1031.25 46.875 46.875], 'FaceColor',[0 0 0]);
rectangle('Position',[421.875 -1031.25 46.875 46.875], 'FaceColor',[1 1 1]);
rectangle('Position',[468.75 -984.375 46.875 46.875], 'FaceColor',[0 0 0]);
rectangle('Position',[515.625 -984.375 46.875 46.875], 'FaceColor',[0 0 0]);
rectangle('Position',[468.75 -1031.25 46.875 46.875], 'FaceColor',[1 1 1]);
rectangle('Position',[515.625 -1031.25 46.875 46.875], 'FaceColor',[1 1 1]);
rectangle('Position',[375 -1078.12 46.875 46.875], 'FaceColor',[0 0 0]);
rectangle('Position',[421.875 -1078.12 46.875 46.875], 'FaceColor',[1 1 1]);
rectangle('Position',[375 -1125 46.875 46.875], 'FaceColor',[0 0 0]);
rectangle('Position',[421.875 -1125 46.875 46.875], 'FaceColor',[1 1 1]);
rectangle('Position',[0 -1171.88 46.875 46.875], 'FaceColor',[0 0 0]);
rectangle('Position',[46.875 -1171.88 46.875 46.875], 'FaceColor',[1 1 1]);
rectangle('Position',[0 -1218.75 46.875 46.875], 'FaceColor',[0 0 0]);
rectangle('Position',[46.875 -1218.75 46.875 46.875], 'FaceColor',[1 1 1]);
rectangle('Position',[0 -1265.62 46.875 46.875], 'FaceColor',[0 0 0]);
rectangle('Position',[46.875 -1265.62 46.875 46.875], 'FaceColor',[1 1 1]);
rectangle('Position',[0 -1312.5 46.875 46.875], 'FaceColor',[0 0 0]);
rectangle('Position',[46.875 -1312.5 46.875 46.875], 'FaceColor',[1 1 1]);
rectangle('Position',[93.75 -1265.62 46.875 46.875], 'FaceColor',[1 1 1]);
rectangle('Position',[140.625 -1265.62 46.875 46.875], 'FaceColor',[0 0 0]);
rectangle('Position',[93.75 -1312.5 46.875 46.875], 'FaceColor',[1 1 1]);
rectangle('Position',[140.625 -1312.5 46.875 46.875], 'FaceColor',[0 0 0]);
rectangle('Position',[281.25 -1171.88 46.875 46.875], 'FaceColor',[1 1 1]);
rectangle('Position',[328.125 -1171.88 46.875 46.875], 'FaceColor',[0 0 0]);
rectangle('Position',[281.25 -1218.75 46.875 46.875], 'FaceColor',[1 1 1]);
rectangle('Position',[328.125 -1218.75 46.875 46.875], 'FaceColor',[0 0 0]);
rectangle('Position',[0 -1359.38 46.875 46.875], 'FaceColor',[0 0 0]);
rectangle('Position',[46.875 -1359.38 46.875 46.875], 'FaceColor',[1 1 1]);
rectangle('Position',[0 -1406.25 46.875 46.875], 'FaceColor',[0 0 0]);
rectangle('Position',[46.875 -1406.25 46.875 46.875], 'FaceColor',[1 1 1]);
rectangle('Position',[0 -1453.12 46.875 46.875], 'FaceColor',[0 0 0]);
rectangle('Position',[46.875 -1453.12 46.875 46.875], 'FaceColor',[1 1 1]);
rectangle('Position',[0 -1500 46.875 46.875], 'FaceColor',[0 0 0]);
rectangle('Position',[46.875 -1500 46.875 46.875], 'FaceColor',[0 0 0]);
rectangle('Position',[93.75 -1453.12 46.875 46.875], 'FaceColor',[1 1 1]);
rectangle('Position',[140.625 -1453.12 46.875 46.875], 'FaceColor',[1 1 1]);
rectangle('Position',[93.75 -1500 46.875 46.875], 'FaceColor',[0 0 0]);
rectangle('Position',[140.625 -1500 46.875 46.875], 'FaceColor',[0 0 0]);
rectangle('Position',[281.25 -1359.38 46.875 46.875], 'FaceColor',[1 1 1]);
rectangle('Position',[328.125 -1359.38 46.875 46.875], 'FaceColor',[0 0 0]);
rectangle('Position',[281.25 -1406.25 46.875 46.875], 'FaceColor',[1 1 1]);
rectangle('Position',[328.125 -1406.25 46.875 46.875], 'FaceColor',[0 0 0]);
rectangle('Position',[187.5 -1453.12 46.875 46.875], 'FaceColor',[1 1 1]);
rectangle('Position',[234.375 -1453.12 46.875 46.875], 'FaceColor',[1 1 1]);
rectangle('Position',[187.5 -1500 46.875 46.875], 'FaceColor',[0 0 0]);
rectangle('Position',[234.375 -1500 46.875 46.875], 'FaceColor',[0 0 0]);
rectangle('Position',[281.25 -1453.12 46.875 46.875], 'FaceColor',[1 1 1]);
rectangle('Position',[328.125 -1453.12 46.875 46.875], 'FaceColor',[0 0 0]);
rectangle('Position',[281.25 -1500 46.875 46.875], 'FaceColor',[0 0 0]);
rectangle('Position',[328.125 -1500 46.875 46.875], 'FaceColor',[0 0 0]);
rectangle('Position',[375 -1171.88 46.875 46.875], 'FaceColor',[0 0 0]);
rectangle('Position',[421.875 -1171.88 46.875 46.875], 'FaceColor',[1 1 1]);
rectangle('Position',[375 -1218.75 46.875 46.875], 'FaceColor',[0 0 0]);
rectangle('Position',[421.875 -1218.75 46.875 46.875], 'FaceColor',[1 1 1]);
rectangle('Position',[375 -1265.62 46.875 46.875], 'FaceColor',[0 0 0]);
rectangle('Position',[421.875 -1265.62 46.875 46.875], 'FaceColor',[1 1 1]);
rectangle('Position',[375 -1312.5 46.875 46.875], 'FaceColor',[0 0 0]);
rectangle('Position',[421.875 -1312.5 46.875 46.875], 'FaceColor',[0 0 0]);
rectangle('Position',[468.75 -1265.62 46.875 46.875], 'FaceColor',[1 1 1]);
rectangle('Position',[515.625 -1265.62 46.875 46.875], 'FaceColor',[1 1 1]);
rectangle('Position',[468.75 -1312.5 46.875 46.875], 'FaceColor',[0 0 0]);
rectangle('Position',[515.625 -1312.5 46.875 46.875], 'FaceColor',[0 0 0]);
rectangle('Position',[562.5 -1171.88 46.875 46.875], 'FaceColor',[0 0 0]);
rectangle('Position',[609.375 -1171.88 46.875 46.875], 'FaceColor',[0 0 0]);
rectangle('Position',[562.5 -1218.75 46.875 46.875], 'FaceColor',[1 1 1]);
rectangle('Position',[609.375 -1218.75 46.875 46.875], 'FaceColor',[1 1 1]);
rectangle('Position',[656.25 -1171.88 46.875 46.875], 'FaceColor',[0 0 0]);
rectangle('Position',[703.125 -1171.88 46.875 46.875], 'FaceColor',[0 0 0]);
rectangle('Position',[656.25 -1218.75 46.875 46.875], 'FaceColor',[1 1 1]);
rectangle('Position',[703.125 -1218.75 46.875 46.875], 'FaceColor',[1 1 1]);
rectangle('Position',[562.5 -1265.62 46.875 46.875], 'FaceColor',[1 1 1]);
rectangle('Position',[609.375 -1265.62 46.875 46.875], 'FaceColor',[1 1 1]);
rectangle('Position',[562.5 -1312.5 46.875 46.875], 'FaceColor',[0 0 0]);
rectangle('Position',[609.375 -1312.5 46.875 46.875], 'FaceColor',[0 0 0]);
rectangle('Position',[656.25 -1265.62 46.875 46.875], 'FaceColor',[1 1 1]);
rectangle('Position',[703.125 -1265.62 46.875 46.875], 'FaceColor',[1 1 1]);
rectangle('Position',[656.25 -1312.5 46.875 46.875], 'FaceColor',[0 0 0]);
rectangle('Position',[703.125 -1312.5 46.875 46.875], 'FaceColor',[1 1 1]);
rectangle('Position',[375 -1359.38 46.875 46.875], 'FaceColor',[0 0 0]);
rectangle('Position',[421.875 -1359.38 46.875 46.875], 'FaceColor',[0 0 0]);
rectangle('Position',[375 -1406.25 46.875 46.875], 'FaceColor',[0 0 0]);
rectangle('Position',[421.875 -1406.25 46.875 46.875], 'FaceColor',[1 1 1]);
rectangle('Position',[468.75 -1359.38 46.875 46.875], 'FaceColor',[0 0 0]);
rectangle('Position',[515.625 -1359.38 46.875 46.875], 'FaceColor',[0 0 0]);
rectangle('Position',[468.75 -1406.25 46.875 46.875], 'FaceColor',[1 1 1]);
rectangle('Position',[515.625 -1406.25 46.875 46.875], 'FaceColor',[1 1 1]);
rectangle('Position',[375 -1453.12 46.875 46.875], 'FaceColor',[0 0 0]);
rectangle('Position',[421.875 -1453.12 46.875 46.875], 'FaceColor',[1 1 1]);
rectangle('Position',[375 -1500 46.875 46.875], 'FaceColor',[0 0 0]);
rectangle('Position',[421.875 -1500 46.875 46.875], 'FaceColor',[0 0 0]);
rectangle('Position',[468.75 -1453.12 46.875 46.875], 'FaceColor',[1 1 1]);
rectangle('Position',[515.625 -1453.12 46.875 46.875], 'FaceColor',[1 1 1]);
rectangle('Position',[468.75 -1500 46.875 46.875], 'FaceColor',[0 0 0]);
rectangle('Position',[515.625 -1500 46.875 46.875], 'FaceColor',[0 0 0]);
rectangle('Position',[562.5 -1359.38 46.875 46.875], 'FaceColor',[0 0 0]);
rectangle('Position',[609.375 -1359.38 46.875 46.875], 'FaceColor',[0 0 0]);
rectangle('Position',[562.5 -1406.25 46.875 46.875], 'FaceColor',[1 1 1]);
rectangle('Position',[609.375 -1406.25 46.875 46.875], 'FaceColor',[1 1 1]);
rectangle('Position',[656.25 -1359.38 46.875 46.875], 'FaceColor',[0 0 0]);
rectangle('Position',[703.125 -1359.38 46.875 46.875], 'FaceColor',[1 1 1]);
rectangle('Position',[656.25 -1406.25 46.875 46.875], 'FaceColor',[1 1 1]);
rectangle('Position',[703.125 -1406.25 46.875 46.875], 'FaceColor',[1 1 1]);
rectangle('Position',[562.5 -1453.12 46.875 46.875], 'FaceColor',[1 1 1]);
rectangle('Position',[609.375 -1453.12 46.875 46.875], 'FaceColor',[1 1 1]);
rectangle('Position',[562.5 -1500 46.875 46.875], 'FaceColor',[0 0 0]);
rectangle('Position',[609.375 -1500 46.875 46.875], 'FaceColor',[0 0 0]);
rectangle('Position',[656.25 -1453.12 46.875 46.875], 'FaceColor',[1 1 1]);
rectangle('Position',[703.125 -1453.12 46.875 46.875], 'FaceColor',[1 1 1]);
rectangle('Position',[656.25 -1500 46.875 46.875], 'FaceColor',[0 0 0]);
rectangle('Position',[703.125 -1500 46.875 46.875], 'FaceColor',[0 0 0]);
rectangle('Position',[843.75 -796.875 46.875 46.875], 'FaceColor',[0 0 0]);
rectangle('Position',[890.625 -796.875 46.875 46.875], 'FaceColor',[0 0 0]);
rectangle('Position',[843.75 -843.75 46.875 46.875], 'FaceColor',[0 0 0]);
rectangle('Position',[890.625 -843.75 46.875 46.875], 'FaceColor',[1 1 1]);
rectangle('Position',[843.75 -890.625 46.875 46.875], 'FaceColor',[0 0 0]);
rectangle('Position',[890.625 -890.625 46.875 46.875], 'FaceColor',[1 1 1]);
rectangle('Position',[843.75 -937.5 46.875 46.875], 'FaceColor',[0 0 0]);
rectangle('Position',[890.625 -937.5 46.875 46.875], 'FaceColor',[1 1 1]);
rectangle('Position',[937.5 -796.875 46.875 46.875], 'FaceColor',[0 0 0]);
rectangle('Position',[984.375 -796.875 46.875 46.875], 'FaceColor',[1 1 1]);
rectangle('Position',[937.5 -843.75 46.875 46.875], 'FaceColor',[1 1 1]);
rectangle('Position',[984.375 -843.75 46.875 46.875], 'FaceColor',[1 1 1]);
rectangle('Position',[750 -984.375 46.875 46.875], 'FaceColor',[0 0 0]);
rectangle('Position',[796.875 -984.375 46.875 46.875], 'FaceColor',[0 0 0]);
rectangle('Position',[750 -1031.25 46.875 46.875], 'FaceColor',[1 1 1]);
rectangle('Position',[796.875 -1031.25 46.875 46.875], 'FaceColor',[1 1 1]);
rectangle('Position',[843.75 -984.375 46.875 46.875], 'FaceColor',[0 0 0]);
rectangle('Position',[890.625 -984.375 46.875 46.875], 'FaceColor',[1 1 1]);
rectangle('Position',[843.75 -1031.25 46.875 46.875], 'FaceColor',[1 1 1]);
rectangle('Position',[890.625 -1031.25 46.875 46.875], 'FaceColor',[1 1 1]);
rectangle('Position',[1312.5 -796.875 46.875 46.875], 'FaceColor',[1 1 1]);
rectangle('Position',[1359.38 -796.875 46.875 46.875], 'FaceColor',[0 0 0]);
rectangle('Position',[1312.5 -843.75 46.875 46.875], 'FaceColor',[1 1 1]);
rectangle('Position',[1359.38 -843.75 46.875 46.875], 'FaceColor',[0 0 0]);
rectangle('Position',[1406.25 -890.625 46.875 46.875], 'FaceColor',[1 1 1]);
rectangle('Position',[1453.12 -890.625 46.875 46.875], 'FaceColor',[0 0 0]);
rectangle('Position',[1406.25 -937.5 46.875 46.875], 'FaceColor',[1 1 1]);
rectangle('Position',[1453.12 -937.5 46.875 46.875], 'FaceColor',[0 0 0]);
rectangle('Position',[1406.25 -984.375 46.875 46.875], 'FaceColor',[1 1 1]);
rectangle('Position',[1453.12 -984.375 46.875 46.875], 'FaceColor',[0 0 0]);
rectangle('Position',[1406.25 -1031.25 46.875 46.875], 'FaceColor',[1 1 1]);
rectangle('Position',[1453.12 -1031.25 46.875 46.875], 'FaceColor',[0 0 0]);
rectangle('Position',[750 -1171.88 46.875 46.875], 'FaceColor',[0 0 0]);
rectangle('Position',[796.875 -1171.88 46.875 46.875], 'FaceColor',[0 0 0]);
rectangle('Position',[750 -1218.75 46.875 46.875], 'FaceColor',[1 1 1]);
rectangle('Position',[796.875 -1218.75 46.875 46.875], 'FaceColor',[0 0 0]);
rectangle('Position',[750 -1265.62 46.875 46.875], 'FaceColor',[1 1 1]);
rectangle('Position',[796.875 -1265.62 46.875 46.875], 'FaceColor',[0 0 0]);
rectangle('Position',[750 -1312.5 46.875 46.875], 'FaceColor',[1 1 1]);
rectangle('Position',[796.875 -1312.5 46.875 46.875], 'FaceColor',[0 0 0]);
rectangle('Position',[937.5 -1265.62 46.875 46.875], 'FaceColor',[1 1 1]);
rectangle('Position',[984.375 -1265.62 46.875 46.875], 'FaceColor',[1 1 1]);
rectangle('Position',[937.5 -1312.5 46.875 46.875], 'FaceColor',[0 0 0]);
rectangle('Position',[984.375 -1312.5 46.875 46.875], 'FaceColor',[0 0 0]);
rectangle('Position',[1031.25 -1265.62 46.875 46.875], 'FaceColor',[1 1 1]);
rectangle('Position',[1078.12 -1265.62 46.875 46.875], 'FaceColor',[1 1 1]);
rectangle('Position',[1031.25 -1312.5 46.875 46.875], 'FaceColor',[0 0 0]);
rectangle('Position',[1078.12 -1312.5 46.875 46.875], 'FaceColor',[1 1 1]);
rectangle('Position',[750 -1359.38 46.875 46.875], 'FaceColor',[1 1 1]);
rectangle('Position',[796.875 -1359.38 46.875 46.875], 'FaceColor',[0 0 0]);
rectangle('Position',[750 -1406.25 46.875 46.875], 'FaceColor',[1 1 1]);
rectangle('Position',[796.875 -1406.25 46.875 46.875], 'FaceColor',[0 0 0]);
rectangle('Position',[750 -1453.12 46.875 46.875], 'FaceColor',[1 1 1]);
rectangle('Position',[796.875 -1453.12 46.875 46.875], 'FaceColor',[0 0 0]);
rectangle('Position',[750 -1500 46.875 46.875], 'FaceColor',[0 0 0]);
rectangle('Position',[796.875 -1500 46.875 46.875], 'FaceColor',[0 0 0]);
rectangle('Position',[937.5 -1359.38 46.875 46.875], 'FaceColor',[0 0 0]);
rectangle('Position',[984.375 -1359.38 46.875 46.875], 'FaceColor',[0 0 0]);
rectangle('Position',[937.5 -1406.25 46.875 46.875], 'FaceColor',[1 1 1]);
rectangle('Position',[984.375 -1406.25 46.875 46.875], 'FaceColor',[1 1 1]);
rectangle('Position',[1031.25 -1359.38 46.875 46.875], 'FaceColor',[0 0 0]);
rectangle('Position',[1078.12 -1359.38 46.875 46.875], 'FaceColor',[1 1 1]);
rectangle('Position',[1031.25 -1406.25 46.875 46.875], 'FaceColor',[1 1 1]);
rectangle('Position',[1078.12 -1406.25 46.875 46.875], 'FaceColor',[1 1 1]);
rectangle('Position',[937.5 -1453.12 46.875 46.875], 'FaceColor',[1 1 1]);
rectangle('Position',[984.375 -1453.12 46.875 46.875], 'FaceColor',[1 1 1]);
rectangle('Position',[937.5 -1500 46.875 46.875], 'FaceColor',[0 0 0]);
rectangle('Position',[984.375 -1500 46.875 46.875], 'FaceColor',[0 0 0]);
rectangle('Position',[1031.25 -1453.12 46.875 46.875], 'FaceColor',[1 1 1]);
rectangle('Position',[1078.12 -1453.12 46.875 46.875], 'FaceColor',[1 1 1]);
rectangle('Position',[1031.25 -1500 46.875 46.875], 'FaceColor',[0 0 0]);
rectangle('Position',[1078.12 -1500 46.875 46.875], 'FaceColor',[0 0 0]);
rectangle('Position',[1125 -1171.88 46.875 46.875], 'FaceColor',[0 0 0]);
rectangle('Position',[1171.88 -1171.88 46.875 46.875], 'FaceColor',[0 0 0]);
rectangle('Position',[1125 -1218.75 46.875 46.875], 'FaceColor',[1 1 1]);
rectangle('Position',[1171.88 -1218.75 46.875 46.875], 'FaceColor',[1 1 1]);
rectangle('Position',[1312.5 -1171.88 46.875 46.875], 'FaceColor',[0 0 0]);
rectangle('Position',[1359.38 -1171.88 46.875 46.875], 'FaceColor',[0 0 0]);
rectangle('Position',[1312.5 -1218.75 46.875 46.875], 'FaceColor',[1 1 1]);
rectangle('Position',[1359.38 -1218.75 46.875 46.875], 'FaceColor',[1 1 1]);
rectangle('Position',[1406.25 -1171.88 46.875 46.875], 'FaceColor',[0 0 0]);
rectangle('Position',[1453.12 -1171.88 46.875 46.875], 'FaceColor',[0 0 0]);
rectangle('Position',[1406.25 -1218.75 46.875 46.875], 'FaceColor',[1 1 1]);
rectangle('Position',[1453.12 -1218.75 46.875 46.875], 'FaceColor',[0 0 0]);
rectangle('Position',[1406.25 -1265.62 46.875 46.875], 'FaceColor',[1 1 1]);
rectangle('Position',[1453.12 -1265.62 46.875 46.875], 'FaceColor',[0 0 0]);
rectangle('Position',[1406.25 -1312.5 46.875 46.875], 'FaceColor',[1 1 1]);
rectangle('Position',[1453.12 -1312.5 46.875 46.875], 'FaceColor',[0 0 0]);
rectangle('Position',[1218.75 -1359.38 46.875 46.875], 'FaceColor',[0 0 0]);
rectangle('Position',[1265.62 -1359.38 46.875 46.875], 'FaceColor',[0 0 0]);
rectangle('Position',[1218.75 -1406.25 46.875 46.875], 'FaceColor',[1 1 1]);
rectangle('Position',[1265.62 -1406.25 46.875 46.875], 'FaceColor',[1 1 1]);
rectangle('Position',[1125 -1453.12 46.875 46.875], 'FaceColor',[1 1 1]);
rectangle('Position',[1171.88 -1453.12 46.875 46.875], 'FaceColor',[1 1 1]);
rectangle('Position',[1125 -1500 46.875 46.875], 'FaceColor',[0 0 0]);
rectangle('Position',[1171.88 -1500 46.875 46.875], 'FaceColor',[0 0 0]);
rectangle('Position',[1218.75 -1453.12 46.875 46.875], 'FaceColor',[1 1 1]);
rectangle('Position',[1265.62 -1453.12 46.875 46.875], 'FaceColor',[1 1 1]);
rectangle('Position',[1218.75 -1500 46.875 46.875], 'FaceColor',[0 0 0]);
rectangle('Position',[1265.62 -1500 46.875 46.875], 'FaceColor',[0 0 0]);
rectangle('Position',[1406.25 -1359.38 46.875 46.875], 'FaceColor',[1 1 1]);
rectangle('Position',[1453.12 -1359.38 46.875 46.875], 'FaceColor',[0 0 0]);
rectangle('Position',[1406.25 -1406.25 46.875 46.875], 'FaceColor',[1 1 1]);
rectangle('Position',[1453.12 -1406.25 46.875 46.875], 'FaceColor',[0 0 0]);
rectangle('Position',[1312.5 -1453.12 46.875 46.875], 'FaceColor',[1 1 1]);
rectangle('Position',[1359.38 -1453.12 46.875 46.875], 'FaceColor',[1 1 1]);
rectangle('Position',[1312.5 -1500 46.875 46.875], 'FaceColor',[0 0 0]);
rectangle('Position',[1359.38 -1500 46.875 46.875], 'FaceColor',[0 0 0]);
rectangle('Position',[1406.25 -1453.12 46.875 46.875], 'FaceColor',[1 1 1]);
rectangle('Position',[1453.12 -1453.12 46.875 46.875], 'FaceColor',[0 0 0]);
rectangle('Position',[1406.25 -1500 46.875 46.875], 'FaceColor',[0 0 0]);
rectangle('Position',[1453.12 -1500 46.875 46.875], 'FaceColor',[0 0 0]);
X=[1400,1359.38,1289.06,1242.19,1171.88,1101.56,1101.56,1078.12,1031.25,914.062,867.188,820.312,773.438,703.125,609.375,515.625,445.312,445.312,421.875,328.125,257.812,210.938,164.062,117.188,117.188,164.062,164.062,164.062,164.062,164.062,140.625,117.188,117.188,140.625,100];
Y=[-1400,-1359.38,-1382.81,-1382.81,-1359.38,-1289.06,-1242.19,-1171.88,-1031.25,-1007.81,-1007.81,-1007.81,-1007.81,-984.375,-890.625,-796.875,-726.562,-679.688,-609.375,-609.375,-679.688,-726.562,-773.438,-820.312,-867.188,-914.062,-960.938,-1007.81,-1054.69,-1101.56,-1171.88,-1242.19,-1289.06,-1359.38,-1400];
hold on;
plot(X,Y,'r');
legend('2460.46','Location','southoutside');
